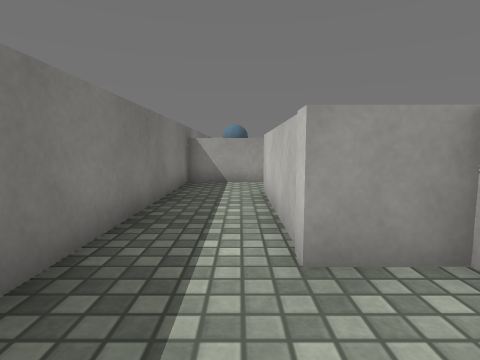
View 1 (above)

22 first-person views from a walk through a 3-D level made in the Unity game engine. The camera is 0.55 m above the floor, tilts 6° down and sees 80° across. The floor is counted in squares, 0.5 m on a side. Each view is taken from the middle of a square. On the plan, view 1 faces up. The plan holds only what a view shows up to about 12 squares ahead; the rest is blank. Surface patterns are stand-ins for the level's own textures.

View 2
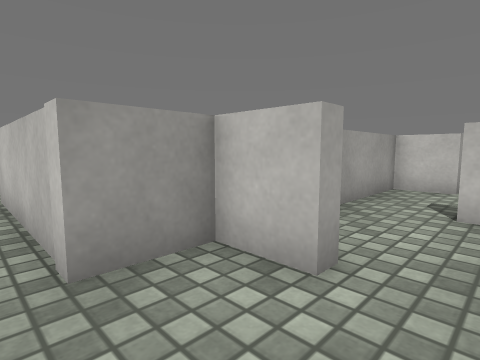

View 3
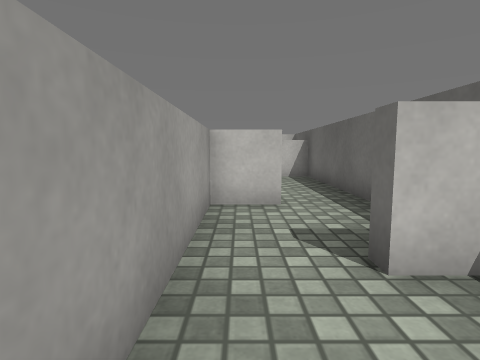

View 4
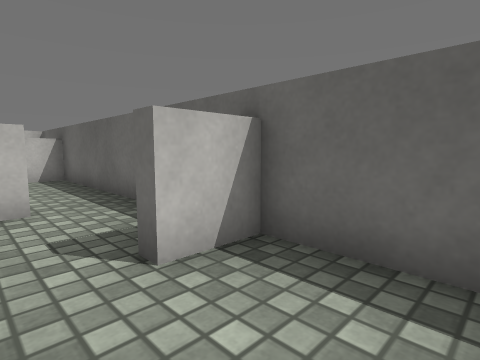

View 5
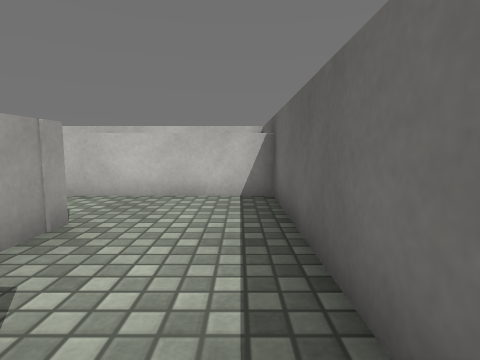

View 6
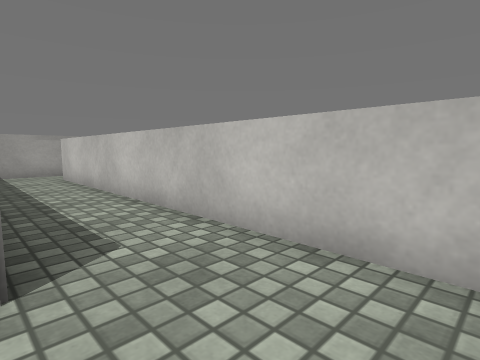

View 7
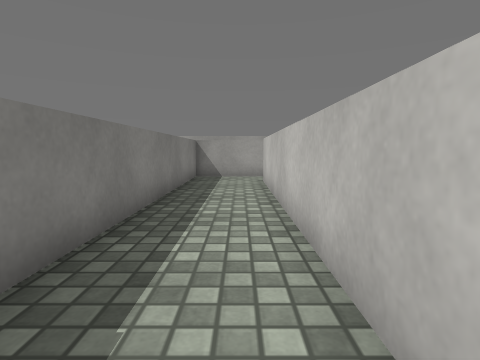

View 8
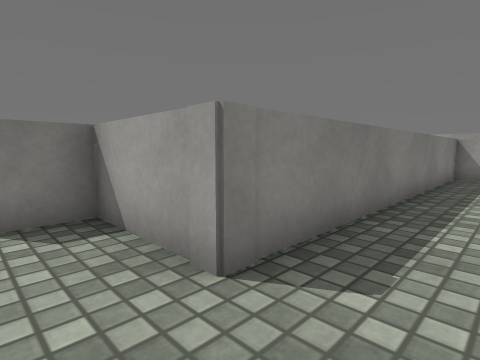

View 9
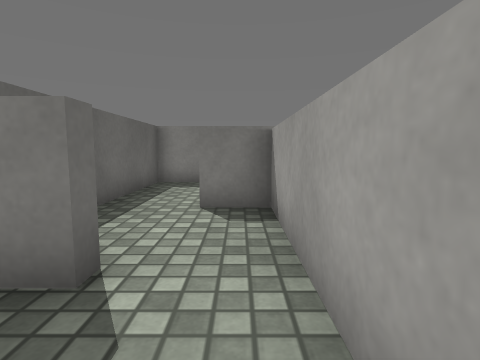

View 10
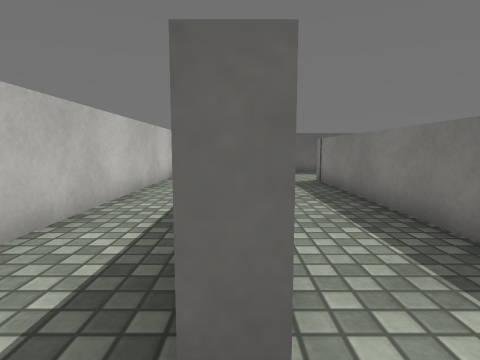

View 11
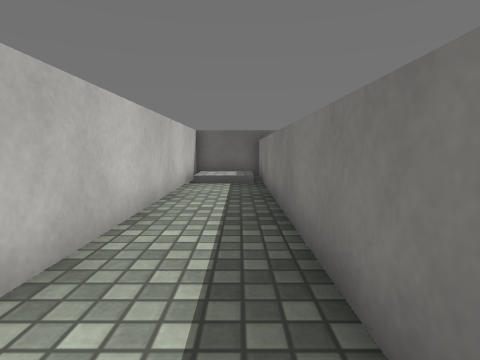

View 12
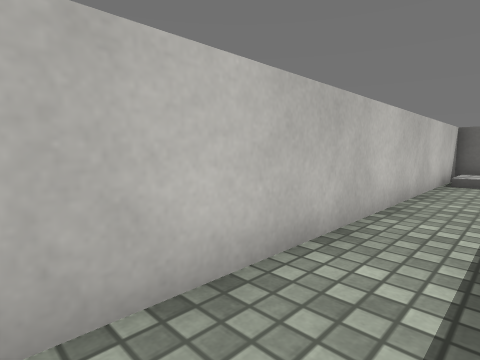

View 13
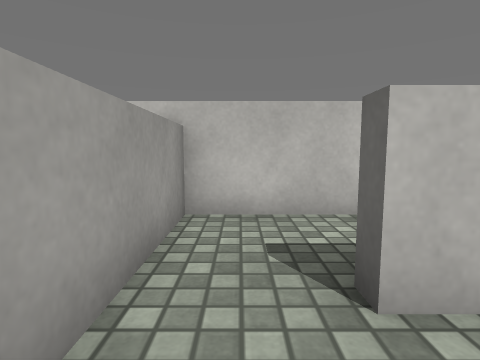

View 14
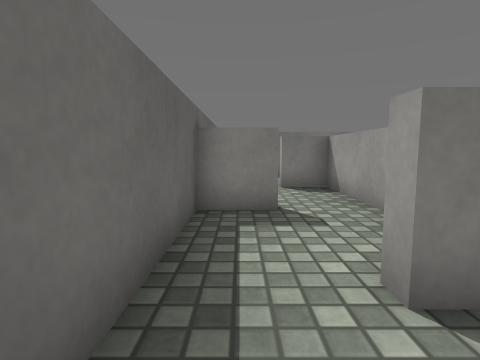

View 15
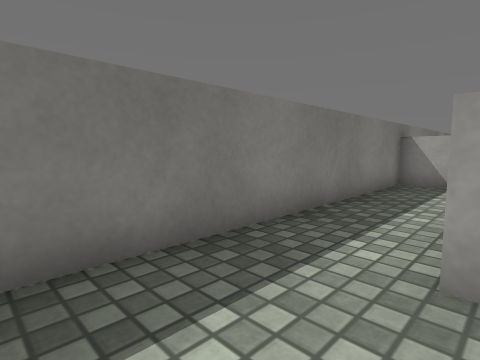

View 16
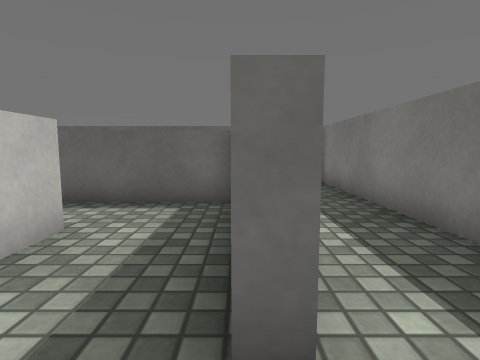

View 17
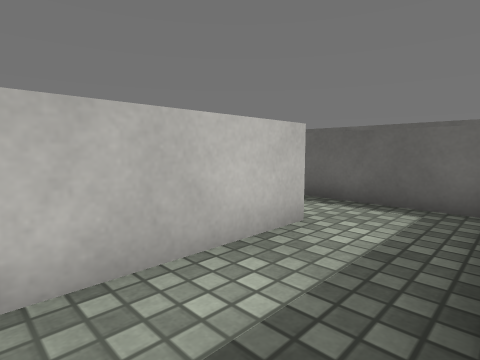

View 18
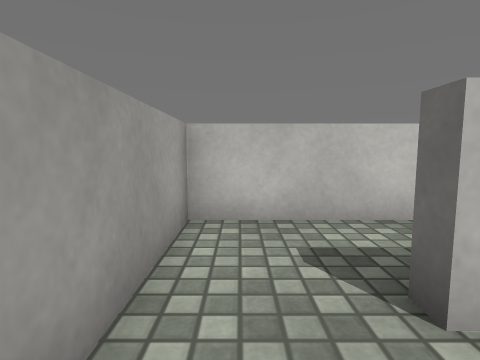

View 19
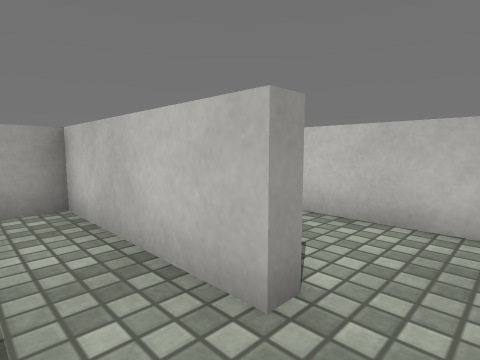

View 20
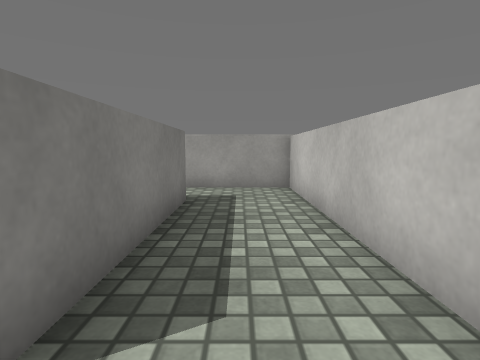

View 21
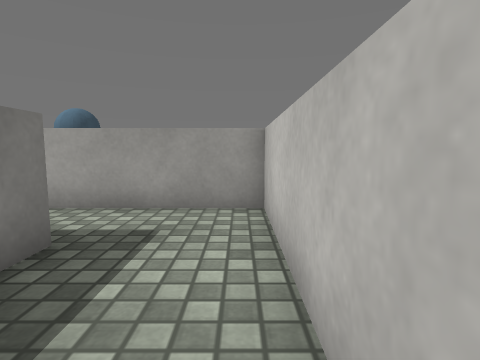

View 22
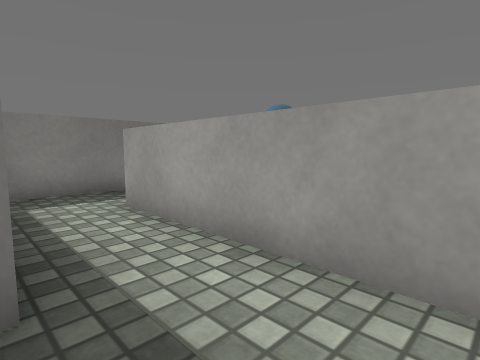

### Floor plan
Points are (right, up) in squares from view 1. A wall is a line through its corners. A room is listed if a view was taken in it or the views show most of it. See-through windows are left out.
Room 1 (views 1, 2, 3, 4, 5, 6, 7, 8, 9, 13, 14, 15, 16, 17, 18)
walls: (5.4, -0.9) (5.4, 0.7) (5.8, 0.7) (5.8, -0.9); (14.8, -0.9) (14.8, 12.1); (1.5, 9.8) (-1.9, 9.8); (-1.8, 9.9) (-1.8, -0.8) (15.1, -0.8); (14.4, 13.9) (12.2, 13.9) (12.2, 2.6) (9.1, 2.6) (9.1, 1.2) (8.7, 1.2) (8.7, 2.6) (2.6, 2.6) (2.6, 1.2) (2.2, 1.2) (2.2, 2.6) (0.6, 2.6) (0.6, 7.7) (1.1, 7.7)
ways out: opening at (15, 13) to room 2; opening at (1, 8.5) to room 5
Room 2 (views 10, 11, 12)
walls: (15.2, 10.2) (15.2, -0.8); (14.8, 12.1) (15.2, 12.1); (15.1, -0.8) (17.8, -0.8) (17.8, 13.9) (14.4, 13.9)
ways out: opening at (15, 13) to room 1
objects: block (17, 1)
Room 3 (view 19)
walls: (1.1, 3) (3.5, 3)
ways out: opening at (4, 4.5) to room 4; opening at (2.5, 6.5) to room 5
Room 4 (views 20, 21, 22)
walls: (3.8, 10.2) (3.8, 5.2) (3.4, 5.2); (6.5, 4.2) (6.5, 12.3) (0.4, 12.3); (3.5, 3) (4.9, 3); (-1.8, 11.4) (-1.8, 9.9)
ways out: opening at (4, 4.5) to room 3; opening at (-0.5, 12.5)
Room 5 (no view inside)
walls: (3.4, 5.2) (3.4, 9.8) (1.5, 9.8)
ways out: opening at (1, 8.5) to room 1; opening at (2.5, 6.5) to room 3

Positions as (right, up) in squares from view 1, and headings:
1: (0, 0), facing up
2: (0, 0), facing up-right
3: (3, 2), facing right
4: (3, 2), facing down-right
5: (8, 0), facing right
6: (12, 0), facing up-right
7: (14, 2), facing up
8: (14, 1), facing up-left
9: (8, 2), facing left
10: (15, 13), facing down
11: (16, 11), facing down
12: (16, 12), facing down-right
13: (13, 13), facing right
14: (11, 0), facing left
15: (1, 0), facing up-left
16: (1, 9), facing down
17: (1, 9), facing down-right
18: (-1, 9), facing right
19: (2, 4), facing up-right
20: (5, 4), facing up
21: (6, 7), facing up
22: (6, 10), facing up-left
